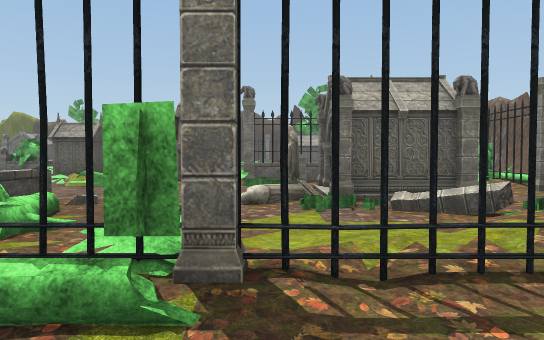
[1] (above)

24 first-person views from a walk through a scene from a Unity 3-D project. The camera is 1.2 m above the floor, tilts 2° down and sees 70° across. The floor is counted in squares, 2 m on a side. Each view is taken from the middle of a square. On the plan, view 1 faces up. The plan holds only what a view shows up to about 11 squares ahead; the rest is blank. The place goes on beyond the plan. The player character is not drawn. Some animated figures are left out. Some surface patterns are stand-ins.

[2]
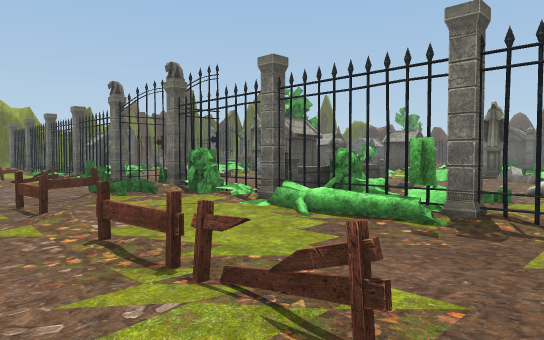

[3]
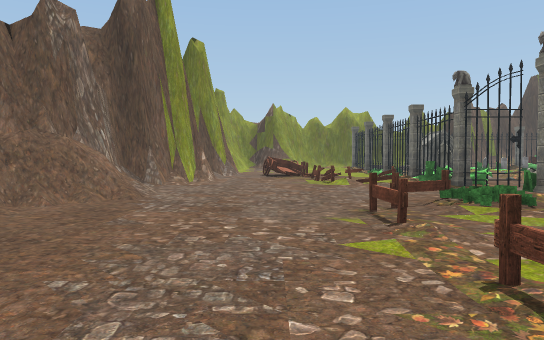

[4]
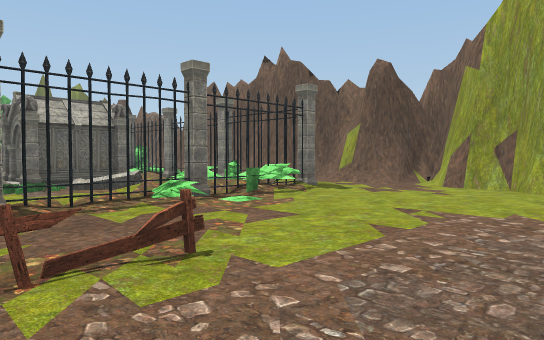

[5]
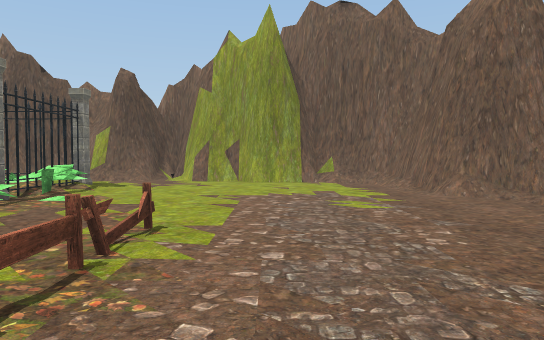

[6]
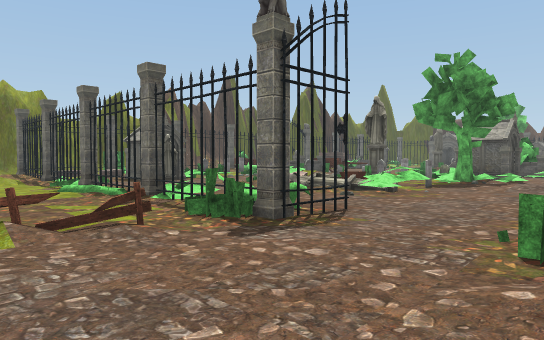

[7]
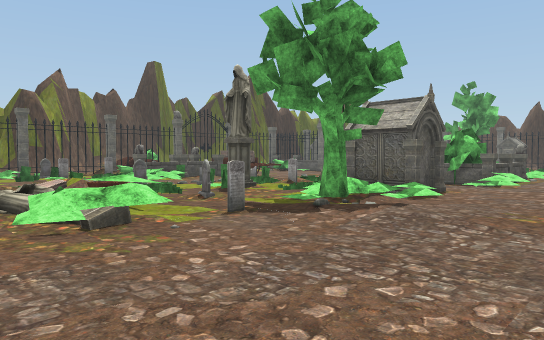

[8]
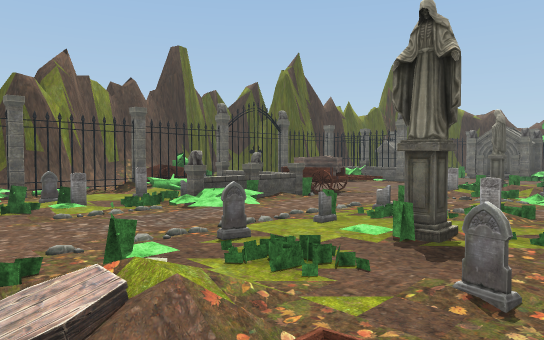

[9]
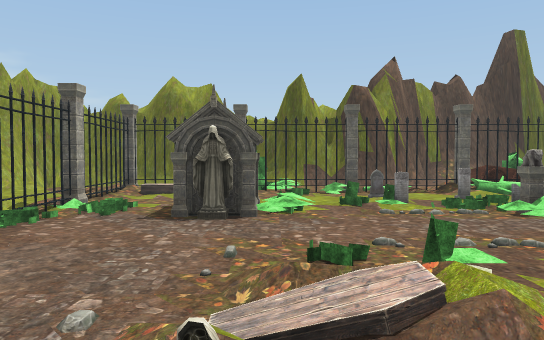

[10]
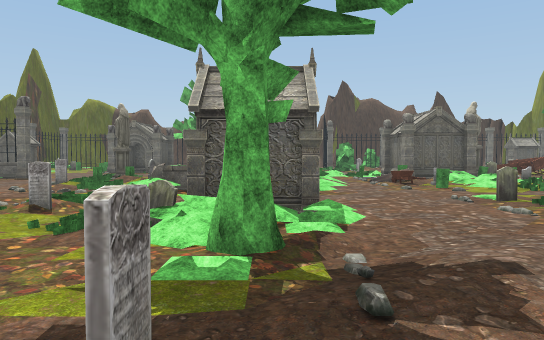

[11]
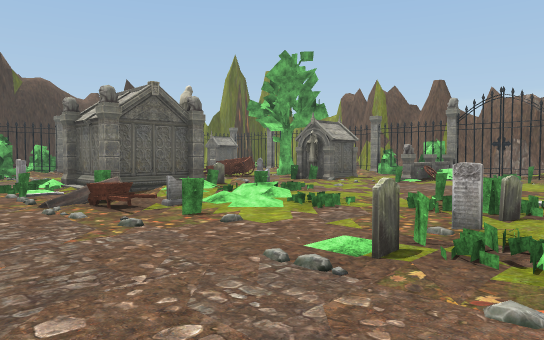

[12]
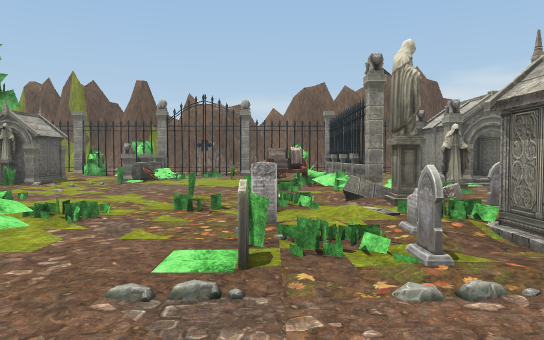

[13]
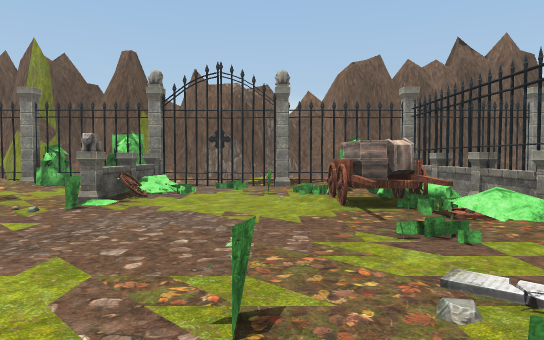

[14]
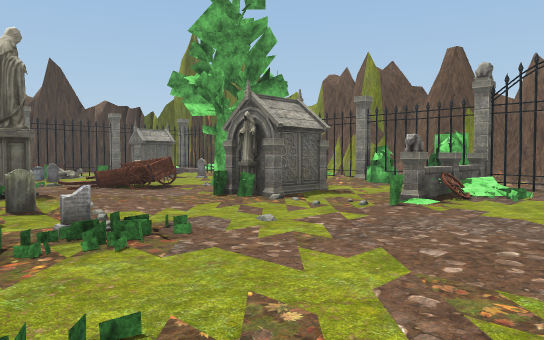

[15]
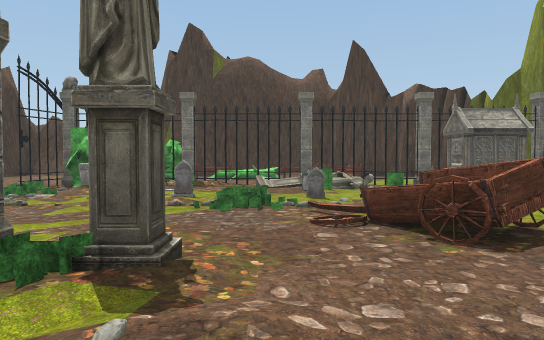

[16]
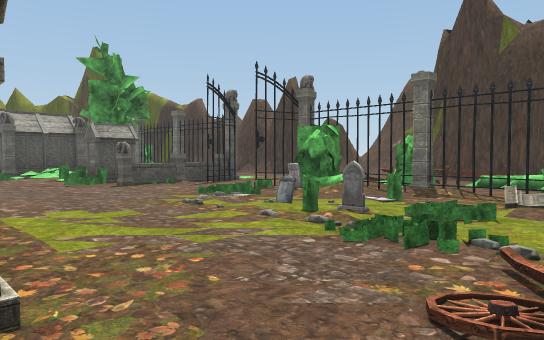

[17]
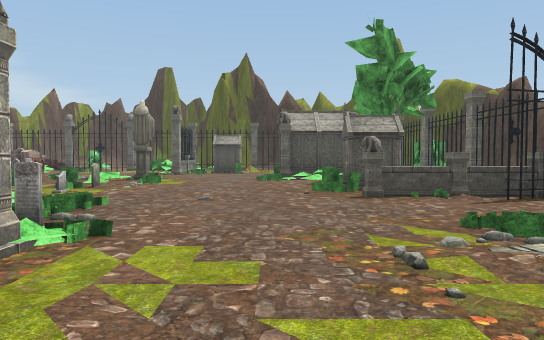

[18]
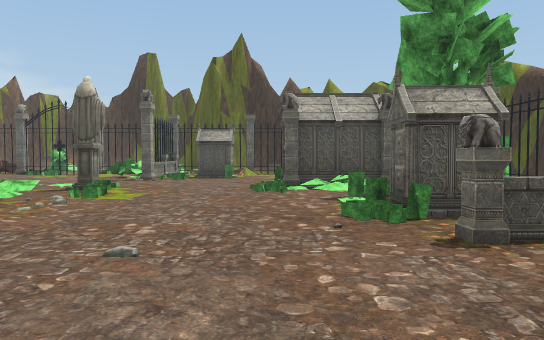

[19]
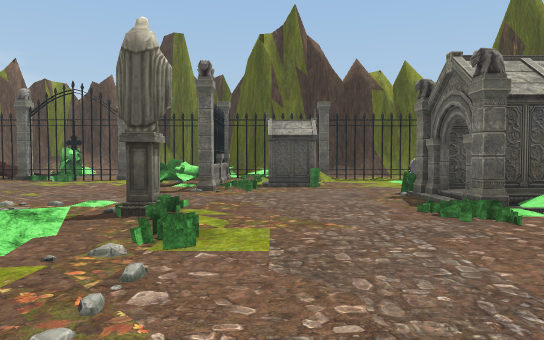

[20]
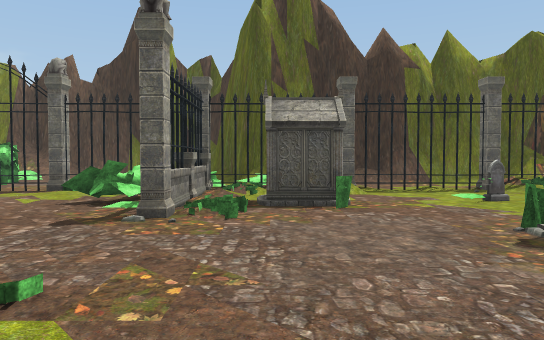

[21]
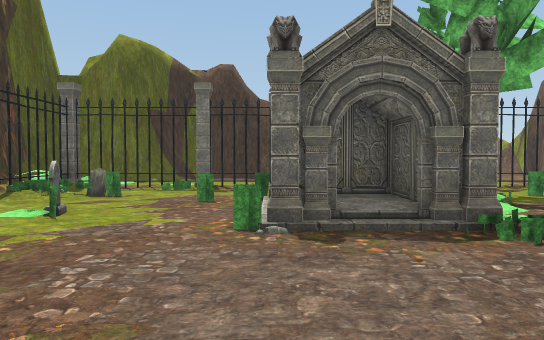

[22]
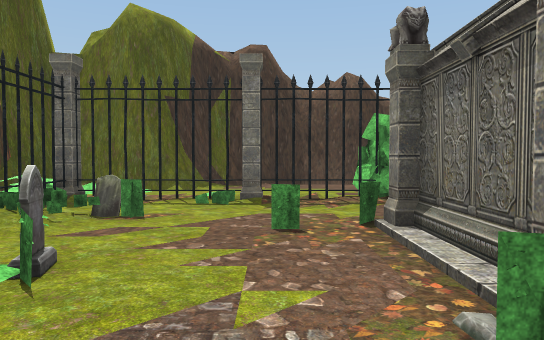

[23]
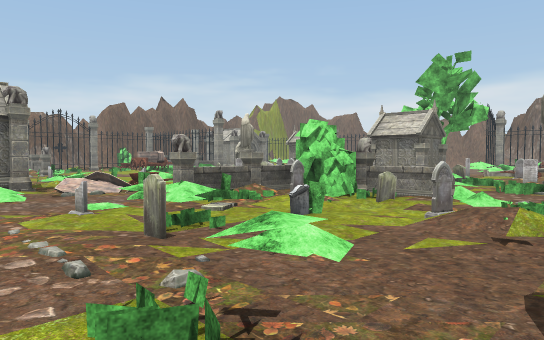

[24]
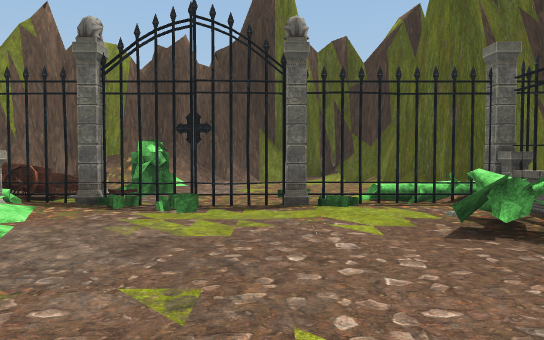

### Floor plan
Key: @ floor where view 1 was taken; # wall or solid block; x gap in a wall; . main floor; : floor 0.25 m higher than the main floor; / step, stairs or slope; = window, fence, low wall or low ledge; S statue; P plant; T thing the floor can be seen under or through; M tombstone; C cart; F coffin; W wheel; O other object.
Columns run from 23 left of view 1 to 8 right of it. Each row starts with its distance up from view 1.
 29                     ##
 28        ####    ..   /
 27       ##...    ..   =P ==
 26     ###...    ... .O...
 25     #OO...P   .O....#.O ..
 24     ###P#######M.PM##x#S#####
 23    ###MP..   P.#..PM.PPO.
 22    #.T..P###O.#O..P.M.P.P##
 21    #.TPMP#:#POP.....PMPM..O
 20    #.T.....P............x..
 19    # T.................==.    #
 18   ## T.#........PMP##SP..   # #
 17 ###. T=##..SP.MM.PO##M/.O ..# #
 16 #... T#PP.P..OPPPPP..O.SO#..###
 15 #.... P....OOMPO#.CFPPM.P.P.###
 14 #...OM.....MMMMP#.M. ...P#W=M/#
 13 #....P......PP#P..P.P.....PPM/#
 12 ##OPPP.POF=.....P..P.P....O.M/#
 11 ##/..PP###..P....PMMMP.PFFOP#/#
 10  #/.C .  #OMPM##..MMPPO.PPO/# #
  9  ##/.#.MOOOMSPM#P.##MSO####   #
  8   ##.#......P.Px/. OP..P..  # #
  7    #/#.MPM.PMM.M.......OO# .x #
  6    #.#.PP..P//C.........##..# #
  5    #O#O.PO.P///P...  ..P... # ##
  4         #S.../.....#=.P..OO P./#
  3       /.P......M..O.#P..//  O./#
  2    #  ######PPPP.OP###PTTT#P#./#
  1    #/////......P..O/.O.P.OP.../#
  0    #./..  .//..=..P/...@......##
 -1     ##/     /==....=/=#=......#
 -2             /.................#
 -3             ..................#
 -4              ##.//...........##
 -5               ###==     ..####
 -6                 ###       #

Where each view was taken, in squares from view 1:
view 1: 0 up, 0 right, facing up
view 2: 2 down, 1 right, facing up-left
view 3: 2 down, 0 right, facing left
view 4: 3 down, 1 left, facing up-right
view 5: 2 down, 3 left, facing right
view 6: 1 down, 5 left, facing up-left
view 7: 4 up, 5 left, facing up-left
view 8: 5 up, 9 left, facing up-left
view 9: 5 up, 9 left, facing left
view 10: 6 up, 8 left, facing up
view 11: 10 up, 7 left, facing up-right
view 12: 11 up, 7 left, facing right
view 13: 12 up, 3 left, facing right
view 14: 12 up, 3 left, facing up-right
view 15: 16 up, 1 left, facing up
view 16: 18 up, 0 right, facing up-left
view 17: 20 up, 2 left, facing left
view 18: 20 up, 5 left, facing left
view 19: 18 up, 8 left, facing left
view 20: 18 up, 11 left, facing left
view 21: 17 up, 14 left, facing up
view 22: 19 up, 15 left, facing up
view 23: 18 up, 12 left, facing down-right
view 24: 14 up, 13 left, facing left
